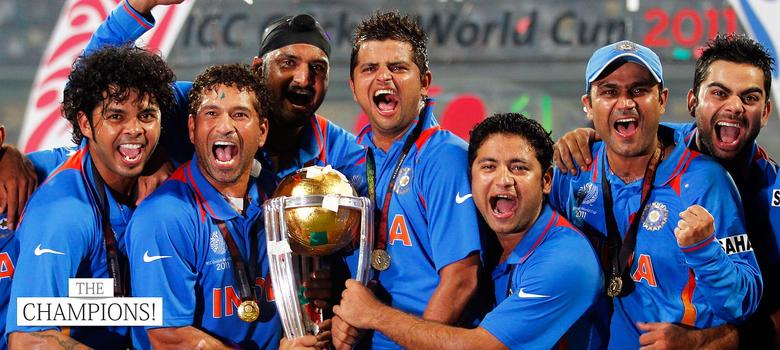
#> input picture images/wc.jpg, 780 x 350 px
$ python main.py
#> lines starting #> are read from the running program, lines starting #| are printed output that depends on the picture; after the words box and inside, x2 and y2 are one past the last pixel; in counts of white or black regions, pixels touching at a corner belong together
from cv2 import cv2

# readint the image
orgimage=cv2.imread('./images/wc.jpg')
#> orgimage is the input picture: shape (350, 780, 3); mean B, G, R 112.1, 89.7, 91.8

# covert image into a gray scale
grayimg=cv2.cvtColor(orgimage, cv2.COLOR_BGR2GRAY)
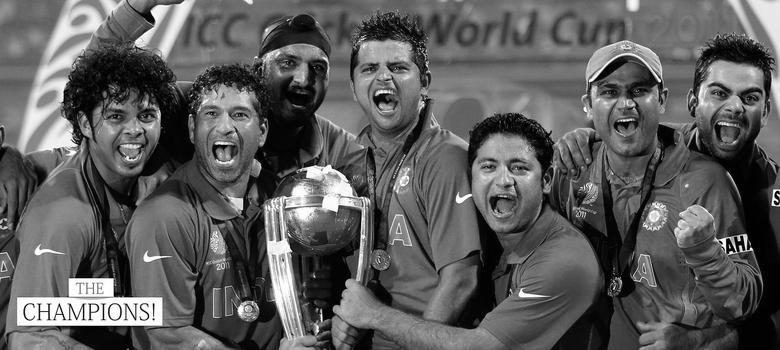
#> grayimg: shape (350, 780); min 0, max 255, mean 92.9

# load the viola-jones classifier-object detection framework
face_cascade = cv2.CascadeClassifier('./classifier\haarcascade_frontalface_alt.xml')

# mulitiscale() - to get a image as arugument to classify image
face_detct=face_cascade.detectMultiScale(grayimg)
#> face_detct = [[351, 41, 68, 68], [590, 67, 69, 69], [695, 64, 78, 78], [185, 83, 81, 81], [463, 134, 83, 83], [90, 84, 82, 82]]

# draw a rectangle amomg images
for (column,row,width,height) in face_detct:
    cv2.rectangle(
        orgimage,
        (column,row),
        (column + width, row + height),
        (0,255,0),
        2
    )
#> this loop made 6 passes
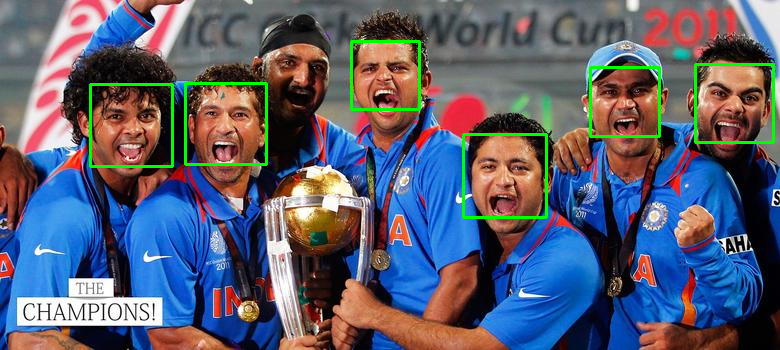
#> orgimage: shape (350, 780, 3); 2.02% of pixels changed, all inside (x1, y1, x2, y2) = (89, 40, 775, 219)


# displayin image
cv2.imshow('image',orgimage)
# wait until key stroke to close the image
cv2.waitKey(0)
# closing the image
cv2.destroyAllWindows()

$ run again, with images/India.jpeg copied over images/wc.jpg
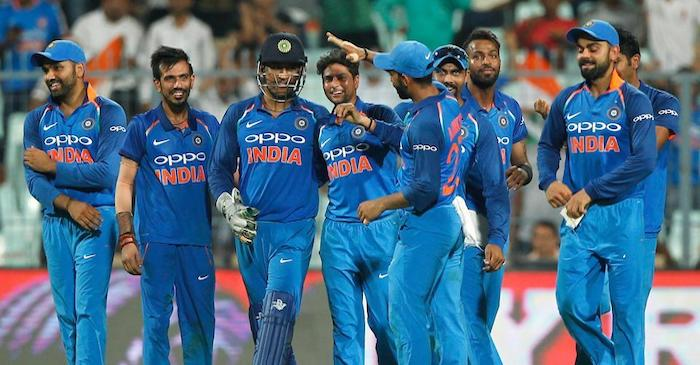
#> input picture images/India.jpeg, 700 x 365 px
#> orgimage is the input picture: shape (365, 700, 3); mean B, G, R 132.1, 108.1, 76
#> `grayimg=cv2.cvtColor(orgimage, cv2.COLOR_BGR2GRAY)`:
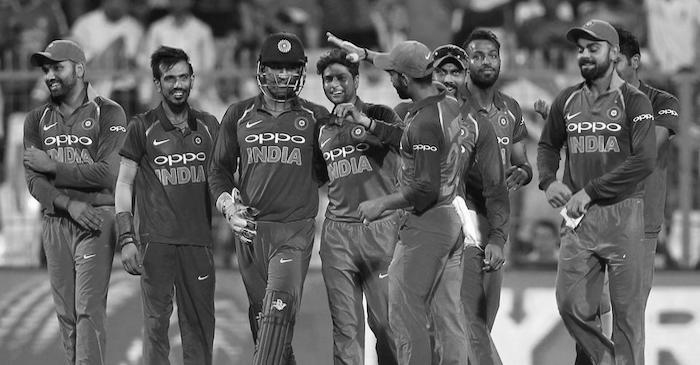
#> grayimg: shape (365, 700); min 0, max 255, mean 101.2
#> face_detct = [[430, 59, 38, 38], [156, 61, 41, 41], [315, 62, 41, 41], [465, 39, 42, 42]]
#> the loop `for (column,row,width,height) in face_detct:` made 4 passes
#> after the loop `for (column,row,width,height) in face_detct:`:
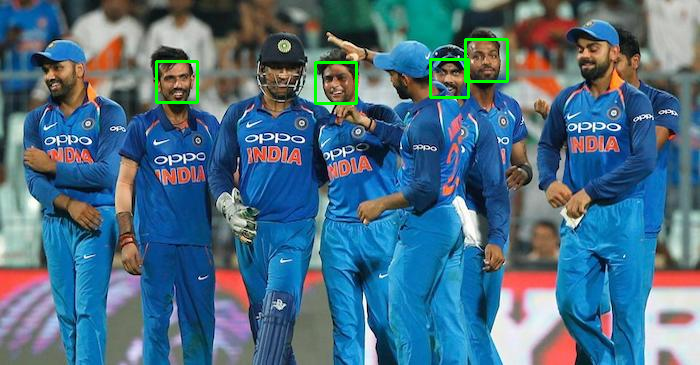
#> orgimage: shape (365, 700, 3); 0.75% of pixels changed, all inside (x1, y1, x2, y2) = (155, 38, 509, 105)
